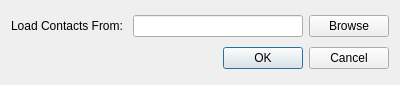
<?xml version="1.0" encoding="UTF-8"?>
<ui version="4.0">
 <class>ImportDialog</class>
 <widget class="QDialog" name="ImportDialog">
  <property name="geometry">
   <rect>
    <x>0</x>
    <y>0</y>
    <width>400</width>
    <height>85</height>
   </rect>
  </property>
  <property name="minimumSize">
   <size>
    <width>400</width>
    <height>85</height>
   </size>
  </property>
  <property name="maximumSize">
   <size>
    <width>400</width>
    <height>85</height>
   </size>
  </property>
  <property name="windowTitle">
   <string>Dialog</string>
  </property>
  <layout class="QVBoxLayout" name="verticalLayout">
   <item>
    <layout class="QHBoxLayout" name="horizontalLayout">
     <item>
      <widget class="QLabel" name="vCardFileLabel">
       <property name="text">
        <string>Load Contacts From: </string>
       </property>
      </widget>
     </item>
     <item>
      <widget class="QLineEdit" name="importLocationLineEdit">
       <property name="readOnly">
        <bool>true</bool>
       </property>
      </widget>
     </item>
     <item>
      <widget class="QPushButton" name="BrowseButton">
       <property name="text">
        <string>Browse</string>
       </property>
      </widget>
     </item>
    </layout>
   </item>
   <item>
    <widget class="QDialogButtonBox" name="buttonBox">
     <property name="orientation">
      <enum>Qt::Horizontal</enum>
     </property>
     <property name="standardButtons">
      <set>QDialogButtonBox::Cancel|QDialogButtonBox::Ok</set>
     </property>
    </widget>
   </item>
  </layout>
 </widget>
 <resources/>
 <connections>
  <connection>
   <sender>buttonBox</sender>
   <signal>accepted()</signal>
   <receiver>ImportDialog</receiver>
   <slot>accept()</slot>
   <hints>
    <hint type="sourcelabel">
     <x>248</x>
     <y>254</y>
    </hint>
    <hint type="destinationlabel">
     <x>157</x>
     <y>274</y>
    </hint>
   </hints>
  </connection>
  <connection>
   <sender>buttonBox</sender>
   <signal>rejected()</signal>
   <receiver>ImportDialog</receiver>
   <slot>reject()</slot>
   <hints>
    <hint type="sourcelabel">
     <x>316</x>
     <y>260</y>
    </hint>
    <hint type="destinationlabel">
     <x>286</x>
     <y>274</y>
    </hint>
   </hints>
  </connection>
 </connections>
</ui>
